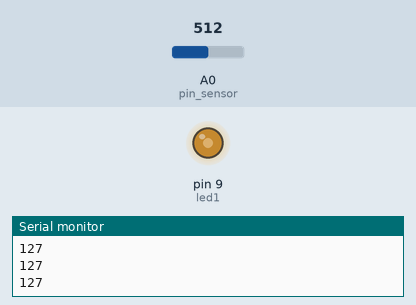
Simulated run of this sketch. Board: Arduino Uno, built with avr-gcc and run on an emulated ATmega328P. Shown: output pins drawn as LEDs (lit = HIGH), the last lines printed to the serial monitor. The inputs (shaded band) are chosen by the test bench; at power-on: A0 (pin_sensor) = 512.

Above: at 1.2 s.
1.3 s: A0 (pin_sensor) set to 716
At 2.0 s:
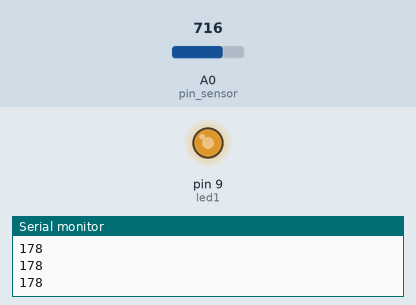
2.8 s: A0 (pin_sensor) set to 900
At 3.1 s:
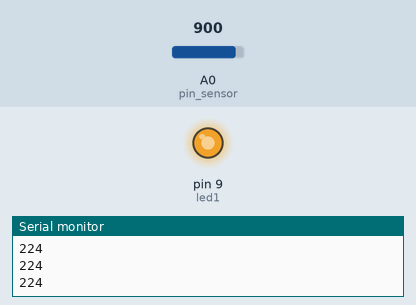
4.3 s: A0 (pin_sensor) set to 122
At 5.5 s:
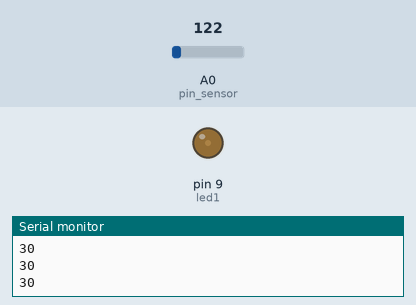
5.8 s: A0 (pin_sensor) set to 0
At 6.8 s:
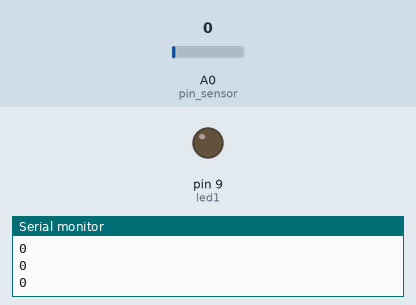
7.3 s: A0 (pin_sensor) set to 511
At 7.8 s:
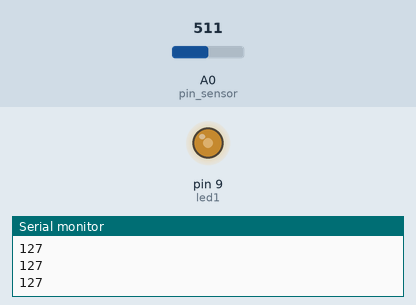
Timing chart, 0 to 9.8 s (numbered marks = the images above; inputs shaded):
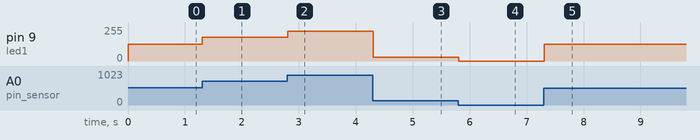

The sketch:

fade_potenciometro.ino
```cpp
/* ************************************************************************

Colégio SATC
Curso Técnico em Mecatrônica
Disciplina: Sistemas Embarcados
Turma: 3191
Professor: Marcos Antonio Jeremias Coelho

Programa: fade com potenciometro

Autor: Mateus Siqueira
Data: 22/05/2023
Versão: 1.0

************************************************************************ */
int led1 = 9;
int pin_sensor = A0;
int valor_sensor = 0;
int valorled = 0;

void setup() {
  pinMode(pin_sensor, INPUT);
  pinMode(led1, OUTPUT);
  Serial.begin(115200);
}

void loop() {
  valor_sensor = analogRead(pin_sensor);
  valorled = map(valor_sensor, 0, 1023, 0, 255);
  analogWrite(led1, valorled);
  Serial.println(valorled);
  delay(10);

}
```

Measured:
- after the input at 1.3 s, pin 9 (led1): 127/255 → 178/255 at once
- after the input at 2.8 s, pin 9 (led1): 178/255 → 224/255 at once
- after the input at 4.3 s, pin 9 (led1): 224/255 → 30/255 at once
- after the input at 5.8 s, pin 9 (led1): 30/255 → 0/255 at once
- after the input at 7.3 s, pin 9 (led1): 0/255 → 127/255 at once
